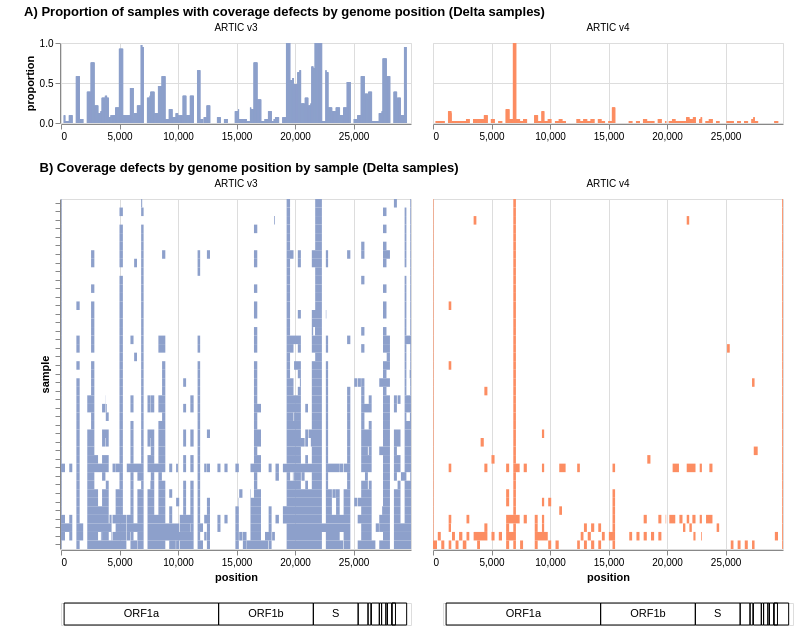

Notebook cell for this chart:
### Code cell
plate1_defect_bins_df = protocol_defect_summary_df.query("266 < pos < 29533 and plate == 1 and protocol != 'Midnight'").copy()
# bin to display resolution (~4 bins per rendered pixel) and keep the max per bin:
# reproduces what the overlapping 1px bars render as, deterministically
plate1_defect_bins_df['pos'] = (plate1_defect_bins_df['pos'] // 20) * 20
plate1_defect_bins_df = plate1_defect_bins_df.groupby(['protocol', 'pos'], as_index=False)['proportion'].max()

c1 = alt.Chart(plate1_defect_bins_df).mark_bar(size=1, opacity=1.0).encode(
    alt.X('pos:Q', title=None, scale=alt.Scale(domain=[0, 29903], nice=False, padding=0)),
    alt.Y('proportion:Q', scale=alt.Scale(domain=[0, 1])),
    color=alt.Color('protocol', scale=alt.Scale(domain=['ARTIC v3', 'ARTIC v4'], range=['#8DA0CB', '#fc8d62']), legend=None),
    facet=alt.Facet('protocol:N', columns=2, sort=['ARTIC v3', 'ARTIC v4'], title=None)
).properties(
    width=350,
    height=80,
    title='A) Proportion of samples with coverage defects by genome position (Delta samples)'
)

c2 = alt.Chart(defect_intervals_df.query("sample in @positive_samples and plate == 1 and protocol != 'Midnight'")).mark_rect(opacity=1, fillOpacity=1, strokeOpacity=1, filled=True).encode(
    alt.X('start_pos:Q', title='position', scale=alt.Scale(domain=[0, 29903], nice=False, padding=0)),
    alt.X2('end_pos:Q'),
    alt.Y('sample:O', axis=alt.Axis(grid=False, labels=False), sort=ct_df.sort_values(['orf1_ct']).query(f"sample in @positive_samples").index.tolist()),
    color=alt.Color('protocol', scale=alt.Scale(domain=['ARTIC v3', 'ARTIC v4'], range=['#8DA0CB', '#fc8d62']), legend=None),
    facet=alt.Column('protocol:N', sort=['ARTIC v3', 'ARTIC v4'], title=None)
).properties(
    width=350,
    height=350,
    title='B) Coverage defects by genome position by sample (Delta samples)'
)

alt.vconcat(c1, c2, annotation2)
# .save(f'{rp}/ss1_v3v4.svg')

### Figure 1 — Vega-Lite specification as saved in the notebook (floating-point values rounded to 4 significant figures; data arrays with more than 128 entries replaced by an {"elided": "..."} marker saying what was removed)
{"config": {"view": {"continuousWidth": 300, "continuousHeight": 300}}, "vconcat": [{"data": {"name": "data-9a7dee0f31a520c7c96007a2a2118e4f"}, "mark": {"type": "bar", "opacity": 1.0, "size": 1}, "encoding": {"color": {"field": "protocol", "legend": null, "scale": {"domain": ["ARTIC v3", "ARTIC v4"], "range": ["#8DA0CB", "#fc8d62"]}, "type": "nominal"}, "facet": {"columns": 2, "field": "protocol", "sort": ["ARTIC v3", "ARTIC v4"], "title": null, "type": "nominal"}, "x": {"field": "pos", "scale": {"domain": [0, 29903], "nice": false, "padding": 0}, "title": null, "type": "quantitative"}, "y": {"field": "proportion", "scale": {"domain": [0, 1]}, "type": "quantitative"}}, "height": 80, "title": "A) Proportion of samples with coverage defects by genome position (Delta samples)", "width": 350}, {"data": {"name": "data-5d1ce72aa6da04da0f9f4dfc7f66b153"}, "mark": {"type": "rect", "fillOpacity": 1, "filled": true, "opacity": 1, "strokeOpacity": 1}, "encoding": {"color": {"field": "protocol", "legend": null, "scale": {"domain": ["ARTIC v3", "ARTIC v4"], "range": ["#8DA0CB", "#fc8d62"]}, "type": "nominal"}, "facet": {"field": "protocol", "sort": ["ARTIC v3", "ARTIC v4"], "title": null, "type": "nominal"}, "x": {"field": "start_pos", "scale": {"domain": [0, 29903], "nice": false, "padding": 0}, "title": "position", "type": "quantitative"}, "x2": {"field": "end_pos"}, "y": {"axis": {"grid": false, "labels": false}, "field": "sample", "sort": {"elided": "265 str values"}, "type": "ordinal"}}, "height": 350, "title": "B) Coverage defects by genome position by sample (Delta samples)", "width": 350}, {"hconcat": [{"layer": [{"data": {"name": "data-92e593d056ebd3585121da5d40f3c019"}, "mark": {"type": "rect", "color": "black", "filled": false, "strokeOpacity": 1, "strokeWidth": 1}, "encoding": {"x": {"axis": null, "field": "start", "scale": {"domain": [0, 29903], "nice": false, "padding": 0}, "title": null, "type": "quantitative"}, "x2": {"field": "end"}, "y": {"axis": {"domain": false, "labels": false, "minExtent": 55, "ticks": false}, "field": "track", "title": null, "type": "nominal"}}, "transform": [{"calculate": "\"genes\"", "as": "track"}]}, {"data": {"name": "data-57dbd2a8926bcb89daadcfaa4f081a6e"}, "mark": {"type": "text", "baseline": "middle", "color": "black"}, "encoding": {"text": {"field": "gene", "type": "nominal"}, "x": {"axis": null, "field": "mid", "scale": {"domain": [0, 29903], "nice": false, "padding": 0}, "title": null, "type": "quantitative"}, "y": {"axis": {"domain": false, "labels": false, "minExtent": 55, "ticks": false}, "field": "track", "title": null, "type": "nominal"}}, "transform": [{"calculate": "\"genes\"", "as": "track"}]}], "height": 22, "width": 350}, {"layer": [{"data": {"name": "data-92e593d056ebd3585121da5d40f3c019"}, "mark": {"type": "rect", "color": "black", "filled": false, "strokeOpacity": 1, "strokeWidth": 1}, "encoding": {"x": {"axis": null, "field": "start", "scale": {"domain": [0, 29903], "nice": false, "padding": 0}, "title": null, "type": "quantitative"}, "x2": {"field": "end"}, "y": {"axis": null, "field": "track", "title": null, "type": "nominal"}}, "transform": [{"calculate": "\"genes\"", "as": "track"}]}, {"data": {"name": "data-57dbd2a8926bcb89daadcfaa4f081a6e"}, "mark": {"type": "text", "baseline": "middle", "color": "black"}, "encoding": {"text": {"field": "gene", "type": "nominal"}, "x": {"axis": null, "field": "mid", "scale": {"domain": [0, 29903], "nice": false, "padding": 0}, "title": null, "type": "quantitative"}, "y": {"axis": null, "field": "track", "title": null, "type": "nominal"}}, "transform": [{"calculate": "\"genes\"", "as": "track"}]}], "height": 22, "width": 350}], "spacing": 30}], "$schema": "https://vega.github.io/schema/vega-lite/v6.4.1.json", "datasets": {"data-9a7dee0f31a520c7c96007a2a2118e4f": {"elided": "2125 records"}, "data-5d1ce72aa6da04da0f9f4dfc7f66b153": {"elided": "889 records"}, "data-92e593d056ebd3585121da5d40f3c019": [{"start": 266, "end": 13468, "gene": "ORF1a", "mid": 6867.0}, {"start": 13468, "end": 21555, "gene": "ORF1b", "mid": 17510.0}, {"start": 21563, "end": 25384, "gene": "S", "mid": 23470.0}, {"start": 25393, "end": 26220, "gene": "ORF3a", "mid": 25810.0}, {"start": 26245, "end": 26472, "gene": "E", "mid": 26360.0}, {"start": 26523, "end": 27191, "gene": "M", "mid": 26860.0}, {"start": 27202, "end": 27387, "gene": "ORF6", "mid": 27290.0}, {"start": 27394, "end": 27759, "gene": "ORF7a", "mid": 27580.0}, {"start": 27756, "end": 27887, "gene": "ORF7b", "mid": 27820.0}, {"start": 27894, "end": 28259, "gene": "ORF8", "mid": 28080.0}, {"start": 28274, "end": 29533, "gene": "N", "mid": 28900.0}, {"start": 28284, "end": 28577, "gene": "ORF9b", "mid": 28430.0}], "data-57dbd2a8926bcb89daadcfaa4f081a6e": [{"start": 266, "end": 13468, "gene": "ORF1a", "mid": 6867.0}, {"start": 13468, "end": 21555, "gene": "ORF1b", "mid": 17510.0}, {"start": 21563, "end": 25384, "gene": "S", "mid": 23470.0}]}}
